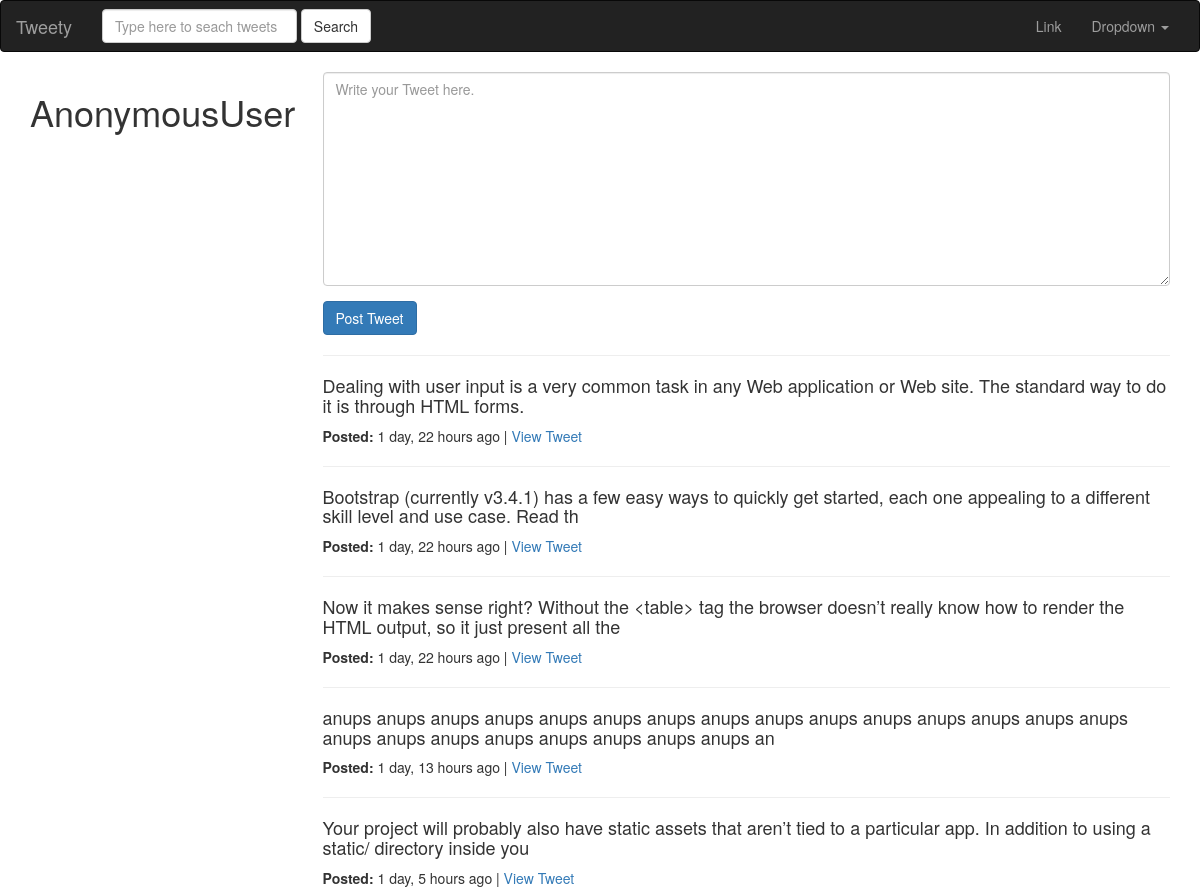
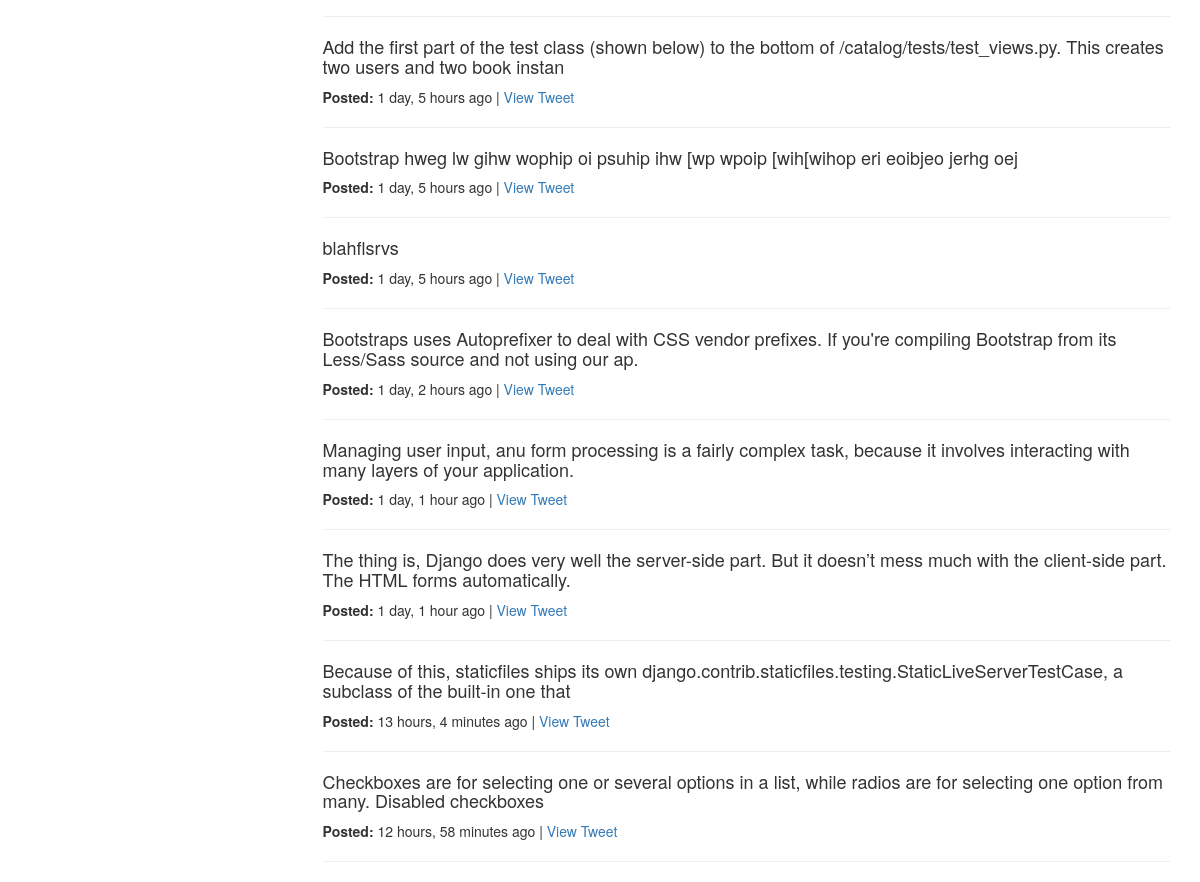
The page / on the database its author committed (2 pictures, top to bottom).
### tweets/models.py (models this page shows, shortened)
class Tweet(models.Model):
    author    = models.ForeignKey(settings.AUTH_USER_MODEL)
    tweetText = models.CharField(max_length=140, validators=[validateTweetText])
    updated   = models.DateTimeField(auto_now=True)
    timestamp = models.DateTimeField(auto_now_add=True)
    def get_absolute_url(self):
        return reverse("tweet:tweetDetailView", kwargs={"pk":self.pk})

### tweets/views.py (the view)
# urls.py: url(r'^$', TweetListView.as_view(), name='home'),
class TweetListView(ListView):
    template_name = 'tweets/listView.html'
    def get_queryset(self, *args, **kwargs):
        qs = Tweet.objects.all()
        query = self.request.GET.get("q", None)
        if query is not None:
            qs = qs.filter(
                Q(tweetText__icontains=query) |
                Q(author__username__icontains=query)
            )
        return qs
    def get_context_data(self, *args, **kwargs):
        context = super(TweetListView, self).get_context_data(*args, **kwargs)
        context['create_form'] = TweetModelForm()
        context['create_url'] = reverse_lazy('tweet:tweetCreateView')
        return context

### tweets/forms.py (shortened to what this page needs)
class TweetModelForm(forms.ModelForm):
    tweetText = forms.CharField(widget=forms.Textarea(attrs={'placeholder': 'Write your Tweet here.', 'class': 'form-control'}), label='')
    class Meta:
        model = Tweet
        fields = [
        "tweetText"
        ]

### tweets/templates/tweets/listView.html (shortened to what this page needs)
{% extends 'base.html' %}
{% block content %}
    <div class="row">
        {% if not request.GET.q %}
            <div class="col-sm-3 col-xs-12">
                <h1>{{ request.user }}</h1>
            </div>
        {% endif %}
        <div class="col-sm-9 col-xs-12">
            {% if not request.GET.q %}
                <div>
                    {% include 'tweets/tweetForm.html' with form=create_form action_url=create_url btnTitle='Post Tweet'%}
                </div>
            {% endif %}<hr>
            {% for object in object_list  %}
                <h4>{{ object.tweetText }}</h4>
                <strong>Posted: </strong>{{ object.timestamp|timesince }} ago |
                <a href="{{ object.get_absolute_url }}" >View Tweet</a><hr>
        {% empty %}
            {% if request.GET.q %}
                <h1>No Tweets found!</h1>
            {% else %}
                <h1>No Tweets posted yet!</h1>
            {% endif %}
        {% endfor %}
    </div>
</div>
{% endblock content %}

### templates/base.html (shortened to what this page needs)
{% load static %}
<!doctype html>
<html lang="en">
  <head>
    <link href="{% static 'css/bootstrap.min.css' %}" rel="stylesheet">
  </head>
  <body>
    {% include 'navbar.html' %}
    <div class="container">
        {% block content %}{% endblock content %}
    </div>
  </body>
</html>

### templates/navbar.html (shortened to what this page needs)
<nav class="navbar navbar-inverse">
  <div class="container-fluid">
    <div class="navbar-header">
      <a class="navbar-brand" href="{% url 'home' %}">Tweety </a>
    </div>
    <div class="collapse navbar-collapse" id="bs-example-navbar-collapse-1">
      {% include 'tweets/tweetSearchForm.html' %}
      <ul class="nav navbar-nav navbar-right">
        <li><a href="#">Link</a></li>
        <li class="dropdown">
          <a href="#" class="dropdown-toggle" data-toggle="dropdown" role="button" aria-haspopup="true" aria-expanded="false">Dropdown <span class="caret"></span></a>
        </li>
      </ul>
    </div>
  </div>
</nav>

### tweets/templates/tweets/tweetSearchForm.html
<form class="navbar-form navbar-left" method="GET" action='{% url "tweet:tweetListView" %}'>
    <div class="form-group">
        <input class="form-control" type="text" name="q" placeholder="Type here to seach tweets" value="{{ request.GET.q }}" />
    </div>
    <button class="btn btn-default">Search</button>
</form>

### tweets/templates/tweets/tweetform.html
{% load crispy_forms_tags %}
<form class="form" method="POST" action="{% if action_url %}{{ action_url }}{% endif %}"> {% csrf_token %}
    {{ form|crispy }}
    <button class="btn btn-primary">{{ btnTitle }} </button>
</form>

### rows shown on the page
Tweet: tweetText "Dealing with user input is a very common task in any Web application or Web site. The standard way to do it is through HTML forms.", timestamp "1 day, 22 hours"
Tweet: tweetText "Bootstrap (currently v3.4.1) has a few easy ways to quickly get started, each one appealing to a different skill level and use case. Read th", timestamp "1 day, 22 hours"
Tweet: tweetText "Now it makes sense right? Without the <table> tag the browser doesn’t really know how to render the HTML output, so it just present all the", timestamp "1 day, 22 hours"
Tweet: tweetText "anups anups anups anups anups anups anups anups anups anups anups anups anups anups anups anups anups anups anups anups anups anups anups an", timestamp "1 day, 13 hours"
Tweet: tweetText "Your project will probably also have static assets that aren’t tied to a particular app. In addition to using a static/ directory inside you", timestamp "1 day, 5 hours"
Tweet: tweetText "Add the first part of the test class (shown below) to the bottom of /catalog/tests/test_views.py. This creates two users and two book instan", timestamp "1 day, 5 hours"
Tweet: tweetText "Bootstrap hweg lw gihw wophip oi psuhip ihw [wp wpoip [wih[wihop eri eoibjeo jerhg oej", timestamp "1 day, 5 hours"
Tweet: tweetText "blahflsrvs", timestamp "1 day, 5 hours"
Tweet: tweetText "Bootstraps uses Autoprefixer to deal with CSS vendor prefixes. If you're compiling Bootstrap from its Less/Sass source and not using our ap.", timestamp "1 day, 2 hours"
Tweet: tweetText "Managing user input, anu form processing is a fairly complex task, because it involves interacting with many layers of your application.", timestamp "1 day, 1 hour"
Tweet: tweetText "The thing is, Django does very well the server-side part. But it doesn’t mess much with the client-side part. The HTML forms automatically.", timestamp "1 day, 1 hour"
Tweet: tweetText "Because of this, staticfiles ships its own django.contrib.staticfiles.testing.StaticLiveServerTestCase, a subclass of the built-in one that", timestamp "13 hours, 4 minutes"
Tweet: tweetText "Checkboxes are for selecting one or several options in a list, while radios are for selecting one option from many. Disabled checkboxes", timestamp "12 hours, 58 minutes"

### other values the page prints
{{ request.user }} "AnonymousUser"
{{ btnTitle }} "Post Tweet"
